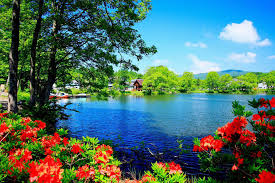
#> input picture nature.jpg, 275 x 183 px
$ jupyter execute --allow-errors 'TSF_T2_Color Identification in Images.ipynb'   (shell and % lines are left out)
#> lines starting #> are read from the running program, lines starting #| are printed output that depends on the picture
# Task Group- Computer  Vision &  Internet of  Things
## Task 2 - Color Identification in Images
### Task problem- Implement an image color detector which identiﬁes all the colors in an  image or video.

## 1) Load image and preprocessing

[cell 1]
# import all library
from sklearn.cluster import KMeans
import matplotlib.pyplot as plt
import numpy as np
import cv2
from collections import Counter
from skimage.color import rgb2lab, deltaE_cie76
import os

[cell 2]
#loading image
image = cv2.imread('nature.jpg') # input image in BGR format
#> image is the input picture: shape (183, 275, 3); mean B, G, R 108, 112, 78.4
image = cv2.cvtColor(image, cv2.COLOR_BGR2RGB) # convert BGR image to RBG format
plt.imshow(image)
plt.axis("off")
plt.show()

[cell 3]
# Conveting input image to gray scale
gray_image = cv2.cvtColor(image, cv2.COLOR_BGR2GRAY)
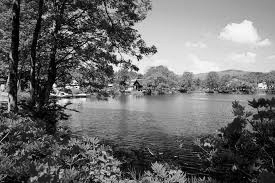
#> gray_image: shape (183, 275); min 0, max 255, mean 107
plt.imshow(gray_image, cmap='gray')
plt.axis("off")
plt.show()

[cell 4]
# conveting RGB image to hex
def RGB2HEX(color):

    return "#{:02x}{:02x}{:02x}".format(int(color[0]), int(color[1]), int(color[2]))

[cell 5]
def get_image(image_path):
    image = cv2.imread(image_path)
    image = cv2.cvtColor(image, cv2.COLOR_BGR2RGB)
    return image

## 2) Clusting to extract color

[cell 6]
# modifie image to proper shape and size
modified_image = cv2.resize(image, (600, 400), interpolation = cv2.INTER_AREA)
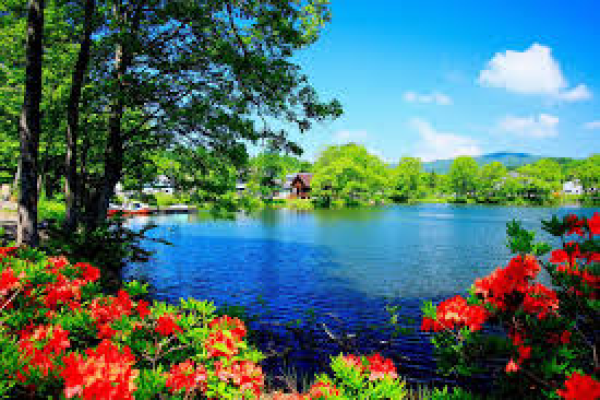
#> modified_image: shape (400, 600, 3); mean R, G, B 78.3, 112, 107.9
modified_image = modified_image.reshape(modified_image.shape[0]*modified_image.shape[1], 3)

[cell 7]
# using kmens clustering we find number of color present in image
def get_colors(image,number_of_colors):
#> called with number_of_colors = 10
    clf = KMeans(n_clusters = number_of_colors)
    labels = clf.fit_predict(modified_image)
    counts = Counter(labels)
#> counts = 10 items
    center_colors = clf.cluster_centers_
#> center_colors = [[205, 148.9, 101.1], [83.76, 125.7, 51.74], [14.18, 22.6, 18.13], [204.1, 29.86, 21.26], [25.89, 158.5, 242.3], [31.86, 78.79, 145.3], [135.7, 186.4, 41.33], [154.8, 217.5, 245.1], [39.62, 71.68, 38.05], [81.22, 150.7, 179.3]]

    # We get ordered colors by iterating through the keys
    ordered_colors = [center_colors[i] for i in counts.keys()]
#> ordered_colors = [[39.62, 71.68, 38.05], [83.76, 125.7, 51.74], [205, 148.9, 101.1], [14.18, 22.6, 18.13], [31.86, 78.79, 145.3], [81.22, 150.7, 179.3], [25.89, 158.5, 242.3], [135.7, 186.4, 41.33], [154.8, 217.5, 245.1], [204.1, 29.86, 21.26]]
    hex_colors = [RGB2HEX(ordered_colors[i]) for i in counts.keys()]
#> hex_colors = ['#9ad9f5', '#537d33', '#274726', '#cc9465', '#5196b3', '#cc1d15', '#1f4e91', '#199ef2', '#87ba29', '#0e1612']
    rgb_colors = [ordered_colors[i] for i in counts.keys()]
#> rgb_colors = [[154.8, 217.5, 245.1], [83.76, 125.7, 51.74], [39.62, 71.68, 38.05], [205, 148.9, 101.1], [81.22, 150.7, 179.3], [204.1, 29.86, 21.26], [31.86, 78.79, 145.3], [25.89, 158.5, 242.3], [135.7, 186.4, 41.33], [14.18, 22.6, 18.13]]

    return rgb_colors, hex_colors, counts

[cell 8]
RGB,HEX,counts = get_colors(get_image('nature.jpg'),10) # load image to find color
#> RGB has the same summary as rgb_colors in get_colors; HEX has the same summary as hex_colors in get_colors; counts = 10 items

## 3) ploting result

[cell 9]
# hex color to RGB convertor
rgb_color = []
from colormap import hex2rgb

#> (the rest of this cell did not finish here and is left out)

[cell 10]
# all list of valid colour whose name is present in css3
COLORS = ((240,248,255),(250,235,215),(0,255,255),(127,255,212),(240,255,212),(240,255,255),(245,245,220),(255,228,196),(0,0,0),(255,235,205),(0,0,255),(138,43,226),(165,42,42),(222,184,135),(95,158,160),(127,255,0),(210,105,30),(255,127,80),(220,20,60),(0,255,255),(0,0,139),
          (0,139,139),(184,134,11),(169,169,169),(0,100,0),(169,169,169),(189,183,107),(139,0,139),(85,107,47),(255,140,0),(153,50,204),(139,0,0),(233,150,122),(143,188,143),(72,61,139),(47,79,79),(47,79,79),(0,206,209),(148,0,211),(255,20,147),(0,191,255),(105,105,105),
          (30,144,255),(178,34,34),(255,250,240),(34,139,34),(255,0,255),(220,220,220),(248,248,255),(255,215,0),(218,165,32),(128,128,128),(0,128,0),(173,255,47),(128,128,128),(128,128,128),(128,128,128),(173,255,47),(240,255,240),(255,105,180),(205,92,92),(205,92,92),(205,92,92),(75,0,130),
          (255,255,240),(240,230,140),(230,230,250),(255,240,245),(124,252,0),(255,250,205),(173,216,230),(224,255,255),(250,250,210),(211,211,211),(144,238,144),(211,211,211),(211,211,211),(211,211,211),(255,182,193),(255,160,122),(32,178,170),(135,206,250),(119,136,153),(119,136,153),(176,196,222),(255,255,224),
          (0,255,0),(50,205,50),(250,240,230),(255,0,255),(128,0,0),(102,205,170),(0,0,205),(0,0,205),(186,85,211),(147,112,219),(60,179,113),(123,104,238),(0,250,154),(72,209,204),(72,209,204),(199,21,133),(25,25,112),(245,255,250),(255,228,225),(255,228,181),(255,222,173),
          (0,0,128),(253,245,230),(128,128,0),(107,142,35),(255,165,0),(255,69,0),(218,112,214),(238,232,170),(152,251,152),(175,238,238),(219,112,147),(255,239,213),(255,218,185),(205,133,63),(255,192,203),(221,160,221),(176,224,230),(128,0,128),(255,0,0),(188,143,143),(65,105,225),(139,69,19),
          (250,128,114),(244,164,96),(46,139,87),(255,245,238),(160,82,45),(192,192,192),(135,206,235),(106,90,205),(112,128,144),(255,250,250),(0,255,127),(70,130,180),(210,180,140),(0,128,128),(216,191,216),(255,99,71),(64,224,208),(238,130,238),(245,222,179),(255,255,255),(245,245,245),(255,255,0),(154,205,50)
         )

[cell 11]
# convert color value to respective colour name
from math import sqrt
import webcolors

def closest_color(rgb):
    r, g, b = rgb
    color_diffs = []
    for color in COLORS:
        cr, cg, cb = color
        color_diff = sqrt(abs(r - cr)**2 + abs(g - cg)**2 + abs(b - cb)**2)
        color_diffs.append((color_diff, color))
    return min(color_diffs)[1]

def get_color_name(requested_color):
    try:
        color_name = webcolors.rgb_to_name(requested_color)
    except ValueError:
        color_name = closest_color(requested_color)
        color_name = webcolors.rgb_to_name(color_name)
    return color_name

[cell 12]
# plot original image
print(" Input Image")
plt.imshow(image)
plt.axis("off")
plt.show()

# plot colur and it name using pie chart
color_name = []

for color in rgb_color:
    name = get_color_name(color)
    color_name.append(name)
#> after the loop, color_name = []

print("List of color present in above image")
plt.figure(figsize = (8, 8))
#> (the rest of this cell did not finish here and is left out)
